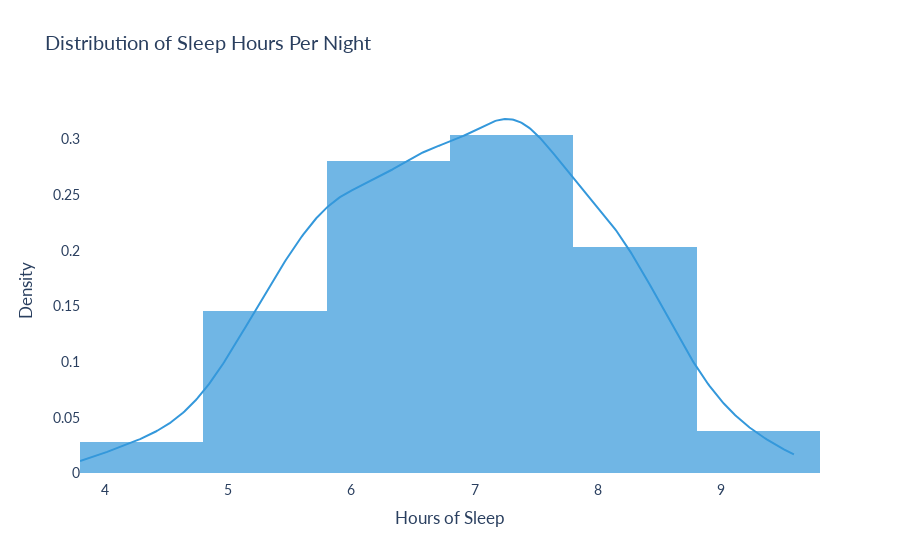

Source (notebook cell):
### Markdown cell above
## 8. Hours of sleep per night
Sleep- the unsung hero of student success, and often the first thing sacrificed in the name of "just one more scroll."

This variable tells us how much rest students are getting each night. And when we say "rest," we mean actual REM sleep- not background TikTok while lying in bed with one eye closed.

Sleep is deeply tied to **mental health**, **academic performance**, and overall life balance. So let’s analyze how many students are getting their 8 hours… and how many are rolling through college on caffeine and vibes.

### Code cell
# Define bins and labels for easier interpretation
bins = [0, 4, 6, 8, 10, 12]
labels = ['<4 hrs', '4–6 hrs', '6–8 hrs', '8–10 hrs', '10–12 hrs']
student_df['sleep_bin'] = pd.cut(student_df['sleep_hours_per_night'],
    bins = bins,
    labels = labels,
    right = False
)

# Print value counts for the bins
sleep_bin_counts = student_df['sleep_bin'].value_counts().sort_index()

print("Hours of Sleep per Night:\n", sleep_bin_counts)

# Plot figure
fig = ff.create_distplot(
    [student_df['sleep_hours_per_night']],
    group_labels = [''], # Hide group label from legend
    colors = ['#3498DB'],
    show_hist = True,
    show_rug = False
)

# Styling
fig.update_layout(
    title = 'Distribution of Sleep Hours Per Night',
    xaxis_title = 'Hours of Sleep',
    yaxis_title = 'Density',
    font = dict(family = 'Lato', size = 14),
    plot_bgcolor = 'white',
    showlegend = False 
)

fig.show()

### Figure 1 — Plotly figure (JSON) as saved in the notebook; plotly's stock layout.template omitted (floating-point values rounded to 4 significant figures; data arrays with more than 128 entries replaced by an {"elided": "..."} marker saying what was removed)
{"data": [{"autobinx": false, "histnorm": "probability density", "legendgroup": "", "marker": {"color": "#3498DB"}, "name": "", "opacity": 0.7, "type": "histogram", "x": {"elided": "705 float values"}, "xaxis": "x", "xbins": {"end": 9.6, "size": 1, "start": 3.8}, "yaxis": "y"}, {"legendgroup": "", "marker": {"color": "#3498DB"}, "mode": "lines", "name": "", "showlegend": false, "type": "scatter", "x": {"elided": "500 float values"}, "xaxis": "x", "y": {"elided": "500 float values"}, "yaxis": "y"}], "layout": {"barmode": "overlay", "font": {"family": "Lato", "size": 14}, "hovermode": "closest", "legend": {"traceorder": "reversed"}, "plot_bgcolor": "white", "showlegend": false, "title": {"text": "Distribution of Sleep Hours Per Night"}, "xaxis": {"anchor": "y2", "domain": [0, 1], "title": {"text": "Hours of Sleep"}, "zeroline": false}, "yaxis": {"anchor": "free", "domain": [0, 1], "position": 0, "title": {"text": "Density"}}}}
